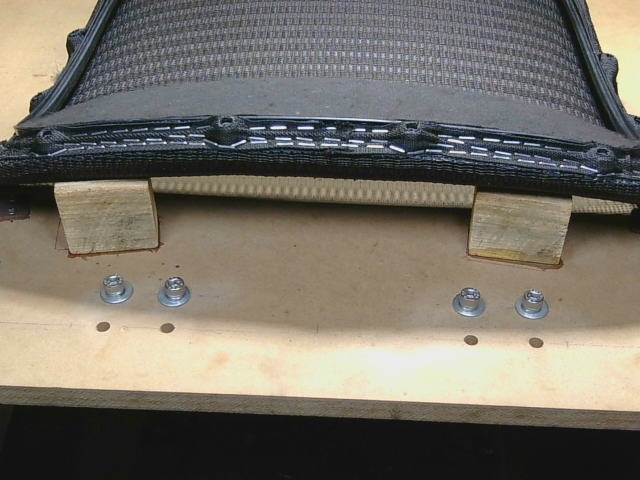
#> input picture images/front.jpg, 640 x 480 px
$ python detect_staples_2.py
#> lines starting #> are read from the running program, lines starting #| are printed output that depends on the picture; after the words box and inside, x2 and y2 are one past the last pixel; in counts of white or black regions, pixels touching at a corner belong together
import cv2
import json
import numpy as np
from pathlib import Path

BASE_DIR = Path(__file__).resolve().parent.parent

IMAGES_DIR = BASE_DIR / "images"
OUTPUT_DIR = BASE_DIR / "outputs"
MODELS_DIR = BASE_DIR / "models"

OUTPUT_DIR.mkdir(exist_ok=True)

REGION_FILE = MODELS_DIR / "border_regions.json"
PER_SIDE_FILES = {
    "front.jpg": MODELS_DIR / "front.json",
    "back.jpg":  MODELS_DIR / "back.json",
    "left.jpg":  MODELS_DIR / "left.json",
    "right.jpg": MODELS_DIR / "right.json",
}


def load_regions():
    """Load the border regions for the 4 side images.

    Primary source: the legacy merged file `border_regions.json` (used by
    older inspection scripts). If that file is missing OR doesn't contain
    a particular side, fall back to that side's per-side file
    (`models/<side>.json` -> `border_points`).

    Returns a dict {image_name: polygon_points_list}.
    """
    regions = {}
    if REGION_FILE.exists():
        try:
            with open(REGION_FILE, "r") as f:
#> (reads models/border_regions.json from the repository)
                regions = json.load(f) or {}
        except Exception as e:
            print(f"[WARN] could not read {REGION_FILE}: {e}")
            regions = {}

    # Fill in any side that's missing from the legacy file using the
    # per-side JSON (which always has border_points if it was calibrated).
    for image_name, per_side_path in PER_SIDE_FILES.items():
        if image_name in regions and regions[image_name]:
            continue
        if not per_side_path.exists():
            continue
        try:
            with open(per_side_path, "r") as f:
                payload = json.load(f) or {}
        except Exception as e:
            print(f"[WARN] could not read {per_side_path}: {e}")
            continue
        border_points = payload.get("border_points")
        if border_points:
            regions[image_name] = border_points
            print(f"[INFO] loaded {image_name} polygon from {per_side_path.name}"
                  f" ({len(border_points)} points)")
#> in process_image, image is the input picture: shape (480, 640, 3); mean B, G, R 103.3, 113.5, 118.8

    return regions


def create_mask(image_shape, polygon_points):
#> called with image_shape = (480, 640, 3)
    mask = np.zeros(image_shape[:2], dtype=np.uint8)
    polygon = np.array(polygon_points, dtype=np.int32)
    cv2.fillPoly(mask, [polygon], 255)
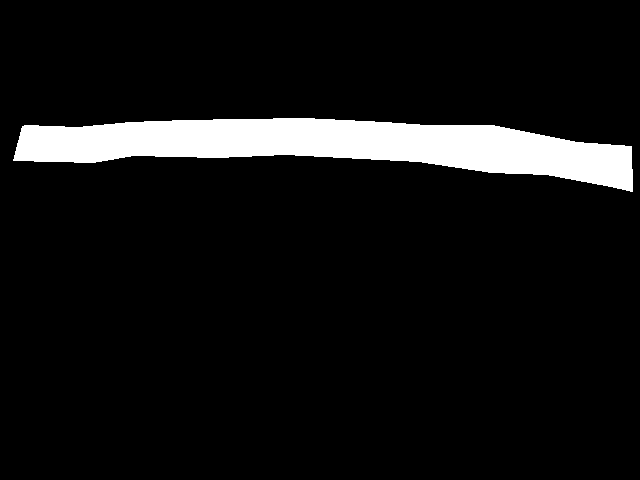
#> mask: shape (480, 640); 7.8% white; 1 white region, box (x1, y1, x2, y2) and area: (13, 118, 633, 192) 23883
    return mask


def detect_staples(image, mask):
    """
    Detect staple marks inside the masked ROI.

    Staples are bright/reflective on the chair surface, so we threshold
    with THRESH_BINARY (NOT inverted) so staple pixels become white and
    the dark chair material becomes black. Morphological opening removes
    single-pixel noise that would otherwise produce tiny fake contours,
    and a min-area filter drops the remaining noise blobs.
    """
    gray = cv2.cvtColor(image, cv2.COLOR_BGR2GRAY)
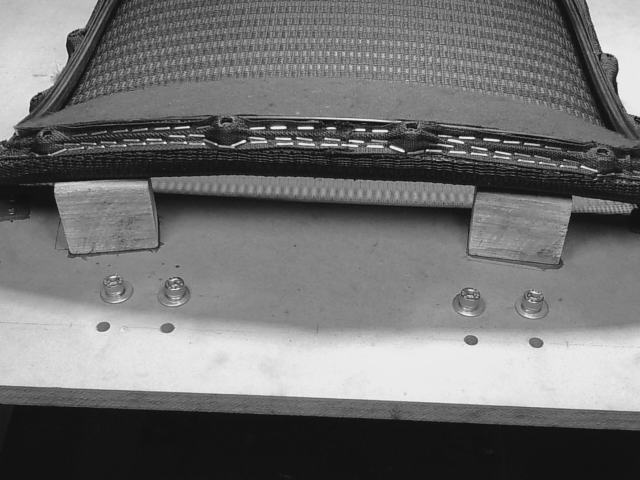
#> gray: shape (480, 640); min 1, max 254, mean 113.9

    # Apply mask so only the ROI is considered
    roi = cv2.bitwise_and(gray, gray, mask=mask)
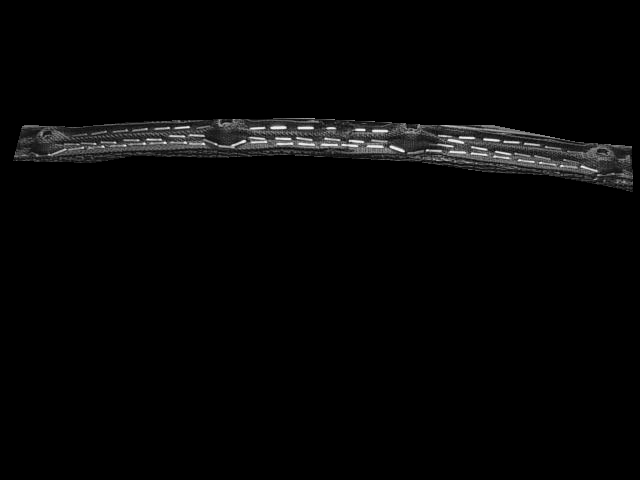
#> roi: shape (480, 640); min 0, max 254, mean 5.5

    # Bright staple pixels become white; dark chair becomes black.
    _, thresh = cv2.threshold(
        roi,
        100,   # cutoff: pixels brighter than this are considered staples
        255,   # maxval must be 255 so findContours sees binary 0/255
        cv2.THRESH_BINARY,
    )
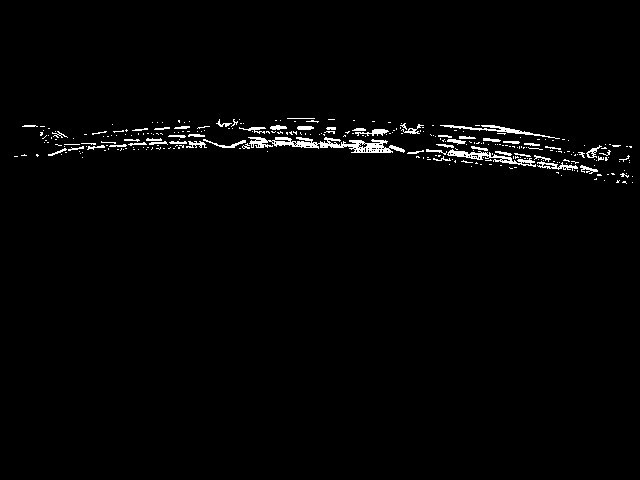
#> thresh: shape (480, 640); 1.6% white in thin lines or dots, all inside (x1, y1, x2, y2) = (14, 118, 633, 184)

    # Remove 1-pixel salt noise without merging adjacent staples.
    kernel = np.ones((2, 2), np.uint8)
    thresh = cv2.morphologyEx(thresh, cv2.MORPH_OPEN, kernel)
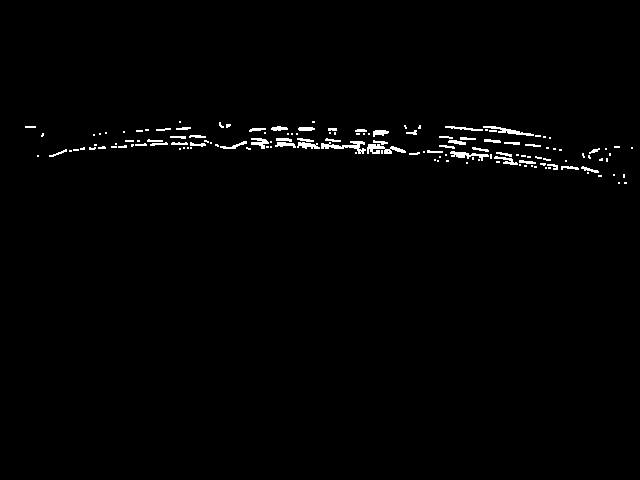
#> thresh: shape (480, 640); 1.1% white in thin lines or dots, all inside (x1, y1, x2, y2) = (25, 121, 633, 184)

    # EXTERNAL retrieval: ignore holes inside staple bodies so we count
    # each staple exactly once (RETR_TREE would double-count).
    contours, _ = cv2.findContours(
        thresh,
        cv2.RETR_EXTERNAL,
        cv2.CHAIN_APPROX_SIMPLE,
    )
#> contours = 142 contours, 110 with area under 20; largest, box (x1, y1, x2, y2) and area: (321, 141, 366, 154) 154, (367, 144, 406, 154) 143, (450, 151, 489, 161) 108, (483, 126, 534, 136) 106, (251, 138, 269, 149) 72

    detections = []
    for cnt in contours:
        area = cv2.contourArea(cnt)
        # Area range matches the size of real staple marks in the
        # 640x114 border-strip images. Tiny blobs = noise; huge blobs =
        # glare/edge of the mask, not a staple.
        if area < 7 or area > 100:
            continue
        x, y, w, h = cv2.boundingRect(cnt)
        detections.append((x, y, w, h))
#> this loop made 142 passes
#> (area, x, y, w, h) on passes 9, 10, 20, 31, 41, 51, 58: (32.5, 581, 166, 18, 7), (27.5, 561, 166, 18, 4), (27.5, 519, 160, 17, 4), (53.5, 494, 156, 24, 9), (22.5, 496, 152, 16, 5), (22.5, 49, 149, 18, 8), (24, 472, 147, 17, 5)
#> area on pass 44: 108.5
#> after the loop, detections = 53 items, first 6: (581, 166, 18, 7), (561, 166, 18, 4), (547, 164, 11, 6), (540, 163, 6, 3), (519, 160, 17, 4), (543, 158, 8, 3)

    return detections, thresh


# [12 lines left out: function count_staples_in_roi, not called in this run]


# Per-boss "well stapled" decision: ratio of white (staple) pixels inside
# the merged threshold ROI. Tunable — raise to be stricter.
WELL_STAPLED_RATIO =   0.015# 0.055


# [60 lines left out: functions merge_roi_with_threshold, _threshold_roi_for_boss, check_boss_well_stapled, not called in this run]


def process_image(image_name, polygon):
    image = cv2.imread(str(IMAGES_DIR / image_name))

    if image is None:
        print(f"Cannot load {image_name}")
        return 0

    if not polygon or len(polygon) < 3:
        print(f"[SKIP] {image_name}: no valid polygon (got"
              f" {len(polygon) if polygon else 0} points)")
        return 0

    mask = create_mask(image.shape, polygon)

    detections, thresh = detect_staples(image, mask)

    output = image.copy()

    cv2.polylines(
        output,
        [np.array(polygon, np.int32)],
        True,
        (0, 255, 255),
        2,
    )
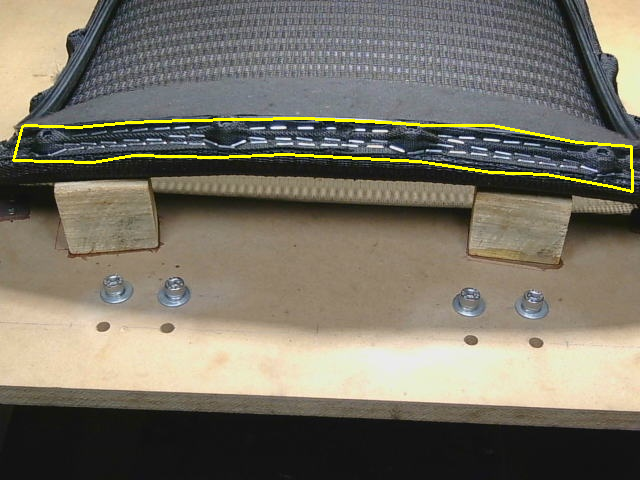
#> output: shape (480, 640, 3); 1.27% of pixels changed, all inside (x1, y1, x2, y2) = (12, 117, 634, 193)

    for i, (x, y, w, h) in enumerate(detections, 1):
        cv2.rectangle(
            output,
            (x, y),
            (x + w, y + h),
            (0, 255, 0),
            2,
        )
        cv2.putText(
            output,
            str(i),
            (x, y - 2),
            cv2.FONT_HERSHEY_SIMPLEX,
            0.4,
            (0, 0, 255),
            1,
        )
#> this loop made 53 passes
#> (x, y, w, h) on passes 1 to 12: (581, 166, 18, 7), (561, 166, 18, 4), (547, 164, 11, 6), (540, 163, 6, 3), (519, 160, 17, 4), (543, 158, 8, 3), (494, 156, 24, 9), (496, 152, 16, 5), (409, 152, 11, 3), (427, 150, 16, 3), (49, 149, 18, 8), (589, 148, 11, 6)
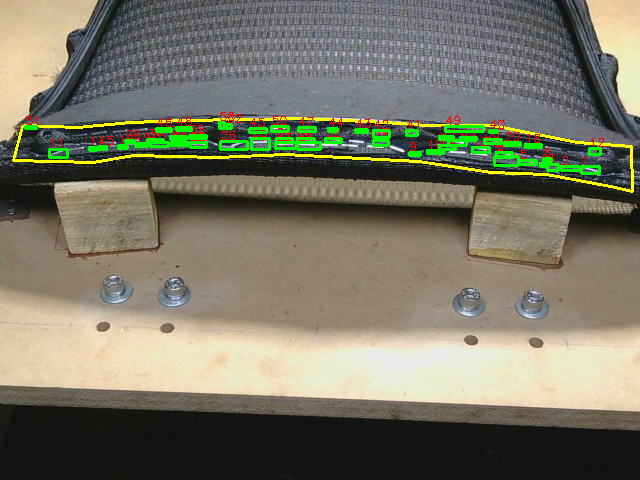
#> output: shape (480, 640, 3); 2.29% of pixels changed, all inside (x1, y1, x2, y2) = (24, 112, 605, 175)

    stem = Path(image_name).stem

    cv2.imwrite(str(OUTPUT_DIR / f"{stem}_contours.jpg"), output)
    cv2.imwrite(str(OUTPUT_DIR / f"{stem}_threshold.jpg"), thresh)

    print(f"{image_name}: {len(detections)} staples")
#| front.jpg: 53 staples

    return len(detections)


def main():
    regions = load_regions()

    counts = {}
    for image_name, polygon in regions.items():
        counts[image_name] = process_image(image_name, polygon)
#> pass 2 of the loop in main, `for image_name, polygon in regions.items():`:
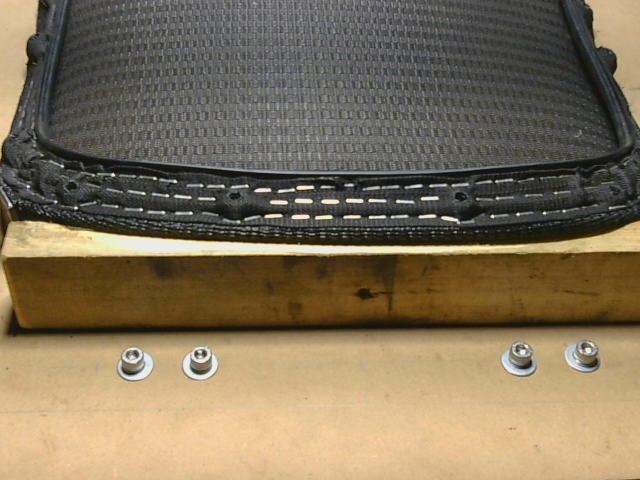
#> input picture images/back.jpg, 640 x 480 px
#> in process_image, image is the input picture: shape (480, 640, 3); mean B, G, R 90.3, 114.2, 128.7
#> in create_mask (call 2), `cv2.fillPoly(mask, [polygon], 255)`:
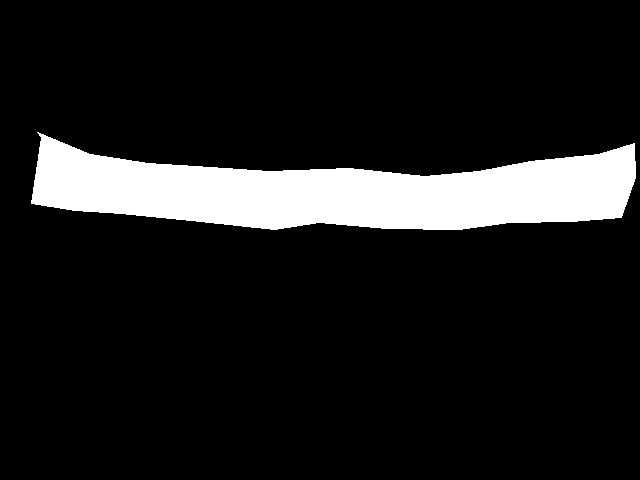
#> mask: shape (480, 640); 11.4% white; 1 white region, box (x1, y1, x2, y2) and area: (31, 132, 636, 230) 35079
#> contours = 107 contours, 64 with area under 20; largest, box (x1, y1, x2, y2) and area: (222, 169, 393, 175) 298, (295, 199, 314, 205) 80, (292, 215, 311, 221) 72, (322, 200, 341, 205) 68, (271, 201, 289, 206) 66
#> the loop in detect_staples (call 2), `for cnt in contours:` made 107 passes
#> (area, x, y, w, h) on passes 11 to 18: (30.5, 224, 220, 18, 5), (58, 442, 217, 19, 8), (28, 245, 217, 16, 5), (30, 392, 216, 17, 4), (37, 370, 216, 17, 4), (47.5, 344, 216, 18, 4), (56.5, 316, 216, 18, 5), (24, 491, 215, 18, 4)
#> in process_image (call 2), `detections, thresh = detect_staples(image, mask)`: detections = 61 items, first 6: (463, 220, 12, 5), (224, 220, 18, 5), (442, 217, 19, 8), (245, 217, 16, 5), (392, 216, 17, 4), (370, 216, 17, 4)
#> the loop in process_image (call 2), `for i, (x, y, w, h) in enumerate(detections, 1):` made 61 passes
#> after the loop in process_image (call 2), `for i, (x, y, w, h) in enumerate(detections, 1):`:
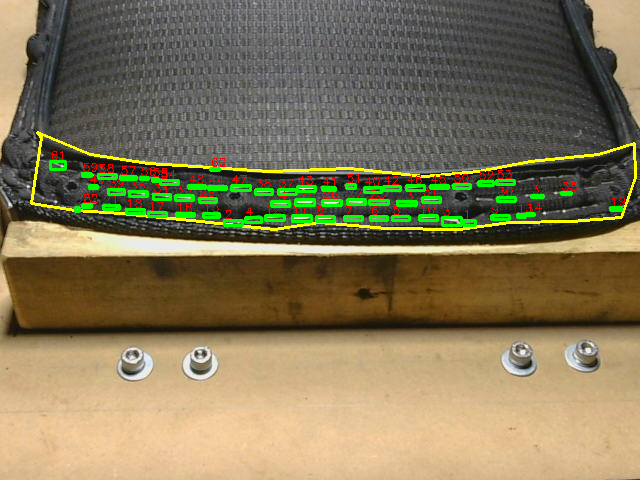
#> output: shape (480, 640, 3); mean B, G, R 86.9, 119.5, 130
#| back.jpg: 61 staples
#> pass 3 of the loop in main, `for image_name, polygon in regions.items():`:
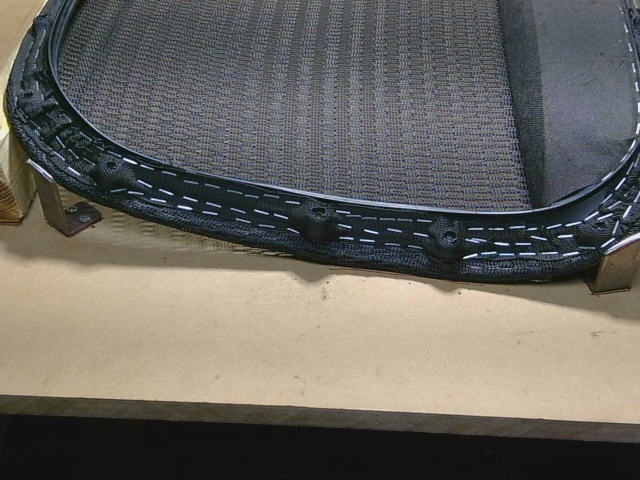
#> input picture images/left.jpg, 640 x 480 px
#> in process_image, image is the input picture: shape (480, 640, 3); mean B, G, R 97.1, 103, 105.8
#> in create_mask (call 3), `cv2.fillPoly(mask, [polygon], 255)`:
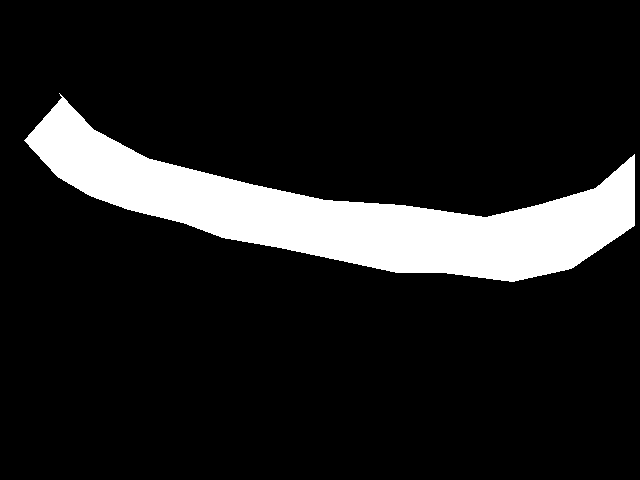
#> mask: shape (480, 640); 12.5% white; 1 white region, box (x1, y1, x2, y2) and area: (24, 93, 635, 282) 38331
#> contours = 120 contours, 103 with area under 20; largest, box (x1, y1, x2, y2) and area: (366, 204, 428, 211) 104, (552, 194, 584, 209) 77, (506, 210, 534, 215) 42, (624, 207, 632, 219) 30, (472, 239, 487, 244) 29
#> in process_image (call 3), `detections, thresh = detect_staples(image, mask)`: detections = 46 items, first 6: (464, 255, 14, 5), (520, 254, 17, 2), (501, 254, 14, 3), (562, 253, 18, 6), (543, 253, 16, 2), (485, 253, 12, 3)
#> the loop in process_image (call 3), `for i, (x, y, w, h) in enumerate(detections, 1):` made 46 passes
#> after the loop in process_image (call 3), `for i, (x, y, w, h) in enumerate(detections, 1):`:
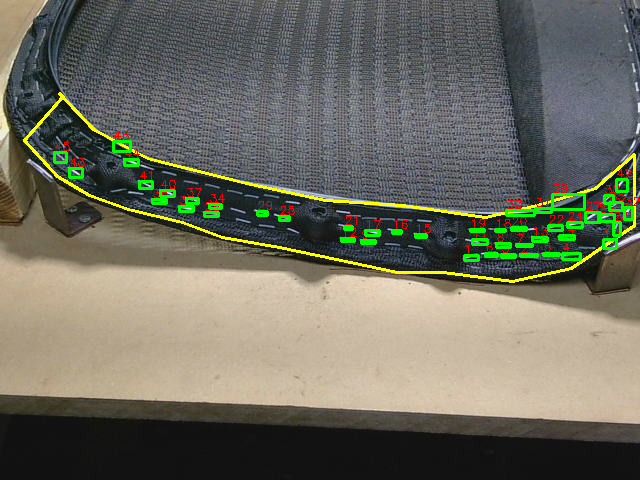
#> output: shape (480, 640, 3); mean B, G, R 94.5, 108.2, 108.2
#| left.jpg: 46 staples
#> the loop made 4 passes; the first 3 are shown

    print("\n========== RESULTS ==========")
    for image_name, count in counts.items():
        print(f"{image_name:<12}: {count}")
#> this loop made 4 passes
#> (image_name, count) on passes 1 to 4: ('front.jpg', 53), ('back.jpg', 61), ('left.jpg', 46), ('right.jpg', 40)
#| front.jpg   : 53
#| back.jpg    : 61
#| left.jpg    : 46
#| right.jpg   : 40
    print("=============================")

    if all(count >= 40 for count in counts.values()):
        print("Staple Count is OK")
    else:
        print("Low Staple Count!!")


if __name__ == "__main__":
    main()
